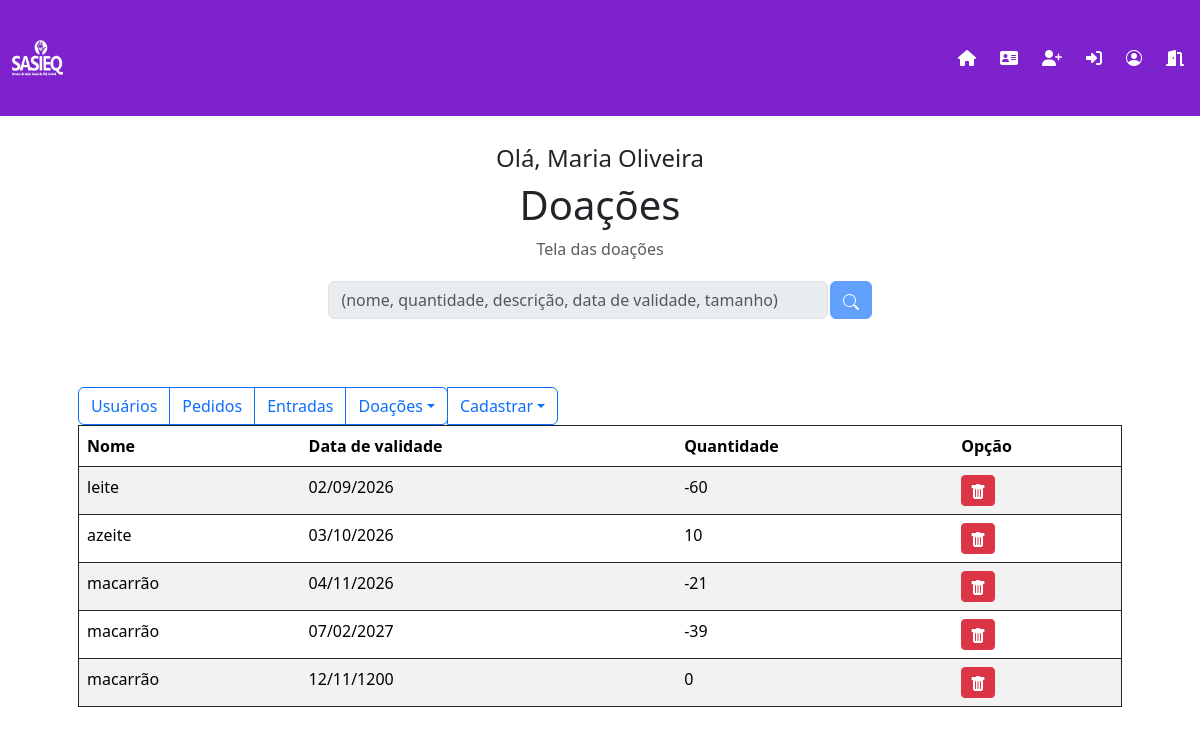
Screenshot of /admin_doacao_copy.php?tabela=alimento (signed in) with the database file from the repository.
### tables this page shows
CREATE TABLE IF NOT EXISTS `estoque` (
  `id_estoque` int NOT NULL AUTO_INCREMENT,
  `id_produto` int DEFAULT NULL,
  `data_validade` date DEFAULT NULL,
  PRIMARY KEY (`id_estoque`),
  KEY `id_produto` (`id_produto`)
);

### admin_doacao_copy.php (the view, shortened to what this page needs)
<?php
$conexao = conectar();
$logado = $_SESSION['nome'];
$sql_seleciona_doacoes = "SELECT(entrada.total_entrada - COALESCE(saida.total_saida, 0)) AS resultado,
entrada.data_validade,entrada.descricao,entrada.tamanho,entrada.nome_produto,entrada.tipo_produto,entrada.id_estoque
FROM
(SELECT e.id_estoque AS sid,SUM(s.quantidade) AS total_saida
FROM itens_saida s
INNER JOIN estoque e ON s.id_estoque = e.id_estoque
INNER JOIN pedido p ON p.id_pedido = s.id_pedido AND p.deferido = true
GROUP BY sid) AS saida
RIGHT JOIN
(SELECT e.id_estoque AS eid,
 e.data_validade,SUM(ie.quantidade) AS total_entrada,
 en.descricao AS descricao,
 en.tamanho AS tamanho,
 pr.subtipo_produto AS nome_produto,
 pr.tipo_produto AS tipo_produto,
 e.id_estoque AS id_estoque,
 ROW_NUMBER() OVER (PARTITION BY pr.subtipo_produto, e.data_validade ORDER BY eid) AS row_num
FROM itens_entrada ie
INNER JOIN estoque e ON ie.id_estoque = e.id_estoque
INNER JOIN produto pr ON e.id_produto = pr.id_produto
INNER JOIN entrada en ON en.id_entrada = ie.id_entrada AND en.deferido = true
GROUP BY  id_estoque,descricao,tamanho, nome_produto, tipo_produto) AS entrada
ON saida.sid = entrada.eid
WHERE entrada.row_num = 1 AND entrada.tipo_produto ='". $_GET['tabela'] ."'";
$resultado_todas = mysqli_query($conexao, $sql_seleciona_doacoes);
?>
<!DOCTYPE html>
<html lang="pt-br">
<head>
    <?php include("links.php"); ?>
</head>
<body>
    <?php include('menu.php');
    ?>
    <br>
    <div style="margin-top: 10%;" class="text-center">
        <h4>Olá, <?php echo $logado; ?></h4>
        <h1>Doações</h1>
        <span class="text-muted">Tela das doações</span>
    </div>
    <div class="caixa-procura">
        <form action="" method="get">
            <input disabled type="search" class="form-control" placeholder="(nome, quantidade, descrição, data de validade, tamanho)" name="pesquisar" id="pesquisar">
            <button disabled class="btn btn-primary btn-btn">
                <svg xmlns="http://www.w3.org/2000/svg" width="16" height="16" fill="currentColor" class="bi bi-search" viewBox="0 0 16 16">
                    <path d="M11.742 10.344a6.5 6.5 0 1 0-1.397 1.398h-.001q.044.06.098.115l3.85 3.85a1 1 0 0 0 1.415-1.414l-3.85-3.85a1 1 0 0 0-.115-.1zM12 6.5a5.5 5.5 0 1 1-11 0 5.5 5.5 0 0 1 11 0" />
                </svg>
            </button>
        </form>
    </div>
    <div class=" container p-5 ">
        <table class="table table-striped table-hover border border-dark  ">
            <thead>
                <div class="head-table">
                    <div class="btn-group" role="group" aria-label="Basic outlined example">
                        <a href="admin_usuario.php" type="button" class="btn btn-outline-primary">Usuários</a>
                        <a href="pedidos.php" class="btn btn-outline-primary">Pedidos</a>
                        <a href="entradas.php" class="btn btn-outline-primary">Entradas</a>
                        <form action="admin_doacao_copy.php" method="GET">
                            <button type="button" class="btn btn-outline-primary dropdown-toggle" data-bs-toggle="dropdown">Doações</button>
                        </form>
                        <button type="button" class="btn btn-outline-primary dropdown-toggle" data-bs-toggle="dropdown">Cadastrar</button>
                    </div>
                </div>
                <?php if ($_GET['tabela'] == 'alimento') { ?>
                    <th>Nome</th>
                    <th>Data de validade</th>
                    <th>Quantidade</th>
                    <th >Opção</th>
                <?php } ?>
            </thead>
            <tbody>
                <?php
                if ($_GET['tabela'] == 'alimento') {
                    while ($info = mysqli_fetch_assoc($resultado_todas)) {
                        $date = date_create($info['data_validade']);
                        echo '<tr>';
                        echo '<td>' . $info['nome_produto'] . '</td>';
                        echo "<td>" . date_format($date, "d/m/Y") . "</td>";
                        echo '<td>' . $info['resultado'] . '</td>';
                        echo '<td>
                        <a id="deleteButton" class="btn btn-sm btn-danger" data-tipo-doacoes="' . $_GET['tabela'] . '" data-id_doacoes="' . $info['id_estoque'] . '">
                        <svg xmlns="http://www.w3.org/2000/svg" width="16" height="16" fill="currentColor" class="bi bi-trash-fill" viewBox="0 0 16 16">
                        <path d="M2.5 1a1 1 0 0 0-1 1v1a1 1 0 0 0 1 1H3v9a2 2 0 0 0 2 2h6a2 2 0 0 0 2-2V4h.5a1 1 0 0 0 1-1V2a1 1 0 0 0-1-1H10a1 1 0 0 0-1-1H7a1 1 0 0 0-1 1zm3 4a.5.5 0 0 1 .5.5v7a.5.5 0 0 1-1 0v-7a.5.5 0 0 1 .5-.5M8 5a.5.5 0 0 1 .5.5v7a.5.5 0 0 1-1 0v-7A.5.5 0 0 1 8 5m3 .5v7a.5.5 0 0 1-1 0v-7a.5.5 0 0 1 1 0"/>
                        </svg>
                        </a>
                        </td>';
                        echo '</tr>';
                    }
                }
                ?>
            </tbody>
        </table>
    </div>
</body>
</html>

### links.php (shortened to what this page needs)
<link rel="stylesheet" type="text/css" href="css/estilo.css?nocache=<?= rand(0, 9999999) ?>" />
<link href="https://cdn.jsdelivr.net/npm/bootstrap-icons/font/bootstrap-icons.css" rel="stylesheet">
<link href="https://cdn.jsdelivr.net/npm/bootstrap@5.3.3/dist/css/bootstrap.min.css" rel="stylesheet">
<link href="https://cdn.jsdelivr.net/npm/sweetalert2@11.0.18/dist/sweetalert2.min.css" rel="stylesheet">

### menu.php (shortened to what this page needs)
<header  class="container">
    <nav class="navbar navbar-expand-lg fixed-top navbar-dark">
        <a href="index.php" class="navbar-brand">
            <img  id="logo" src="img/logo.png" width="100px" height="90px" alt="logo SASIEQ">
        </a>
        <div class="collapse navbar-collapse justify-content-end" id="navbar-links">
            <div class="navbar-nav">
                <a href="index.php" class="nav-item nav-link me-2" data-bs-toggle="tooltip" data-bs-placement="bottom" title="Início" id="home-menu"><i class="fa-solid fa-house"></i></a>
                <a href="index.php#sobre-area" class="nav-item nav-link me-2" data-bs-toggle="tooltip" data-bs-placement="bottom" title="Sobre nós" id="about-menu"><i class="fa-solid fa-address-card"></i></a>
                <a href="formcad.php" class="nav-item nav-link me-2" data-bs-toggle="tooltip" data-bs-placement="bottom" title="Cadastrar-se" id="cad-menu"><i class="fa-solid fa-user-plus"></i></a>
                <a href="login.php" class="nav-item nav-link me-2" data-bs-toggle="tooltip" data-bs-placement="top" title="Login" id="login-menu"><i class="fa-solid fa-right-to-bracket"></i></a>
                <?php if(isset($_SESSION['email'])){?>
                    <a href="perfil.php" class="nav-item nav-link me-2" data-bs-toggle="tooltip" data-bs-placement="left" title="Perfil" id="login-menu"><i class="bi bi-person-circle"></i></a>
                    <a href="logout.php" class="nav-item nav-link me-2" data-bs-toggle="tooltip" data-bs-placement="left" title="Deslogar-se" id="login-menu"><i class="fa-solid fa-door-open"></i></a>
                <?php } ?>
            </div>
        </div>
    </nav>
</header>

### css/estilo.css (style rules this page uses)
body { font-family: 'roboto',sans-serif; width: 100%; height: 100%; text-decoration: none; }
header,.navbar { background-color: #7e22ce; }
.navbar-nav a { color: white; }
#logo { width: 75px; }
.caixa-procura form { display: flex; gap:0.1%; padding: 20px; justify-content: center; }
.caixa-procura input { width: 500px; }

### rows the page displays
estoque: nome_produto "leite", data_validade "02/09/2026", resultado "-60"
estoque: nome_produto "azeite", data_validade "03/10/2026", resultado "10"
estoque: nome_produto "macarrão", data_validade "04/11/2026", resultado "-21"
estoque: nome_produto "macarrão", data_validade "07/02/2027", resultado "-39"
estoque: nome_produto "macarrão", data_validade "12/11/1200", resultado "0"

### other values shown
$logado "Maria Oliveira"
